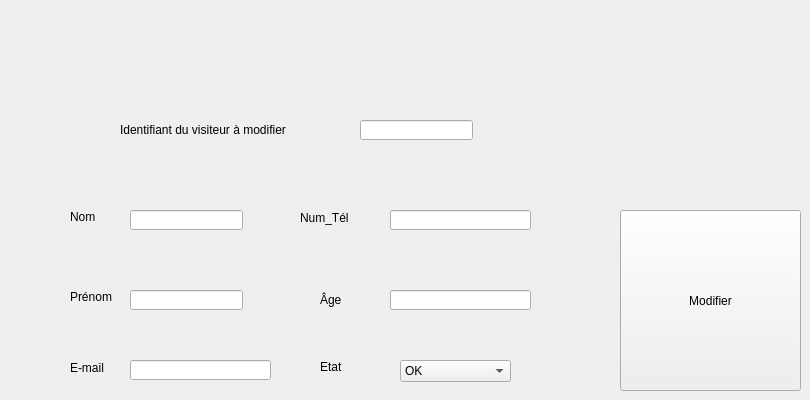
      <widget class="QWidget" name="tab_5">
       <attribute name="title">
        <string>Modifier</string>
       </attribute>
       <widget class="QLabel" name="label_20">
        <property name="geometry">
         <rect>
          <x>120</x>
          <y>120</y>
          <width>201</width>
          <height>20</height>
         </rect>
        </property>
        <property name="text">
         <string>Identifiant du visiteur à modifier</string>
        </property>
       </widget>
       <widget class="QLineEdit" name="modifier_id_v">
        <property name="geometry">
         <rect>
          <x>360</x>
          <y>120</y>
          <width>113</width>
          <height>20</height>
         </rect>
        </property>
       </widget>
       <widget class="QLabel" name="label_21">
        <property name="geometry">
         <rect>
          <x>300</x>
          <y>210</y>
          <width>61</width>
          <height>16</height>
         </rect>
        </property>
        <property name="text">
         <string>Num_Tél</string>
        </property>
       </widget>
       <widget class="QLineEdit" name="modifier_prenom">
        <property name="geometry">
         <rect>
          <x>130</x>
          <y>290</y>
          <width>113</width>
          <height>20</height>
         </rect>
        </property>
        <property name="contextMenuPolicy">
         <enum>Qt::PreventContextMenu</enum>
        </property>
       </widget>
       <widget class="QLabel" name="label_22">
        <property name="geometry">
         <rect>
          <x>70</x>
          <y>210</y>
          <width>47</width>
          <height>13</height>
         </rect>
        </property>
        <property name="text">
         <string>Nom</string>
        </property>
       </widget>
       <widget class="QLabel" name="label_23">
        <property name="geometry">
         <rect>
          <x>70</x>
          <y>360</y>
          <width>61</width>
          <height>16</height>
         </rect>
        </property>
        <property name="text">
         <string>E-mail</string>
        </property>
       </widget>
       <widget class="QPushButton" name="pb_modifier">
        <property name="enabled">
         <bool>true</bool>
        </property>
        <property name="geometry">
         <rect>
          <x>620</x>
          <y>210</y>
          <width>181</width>
          <height>181</height>
         </rect>
        </property>
        <property name="text">
         <string>Modifier</string>
        </property>
       </widget>
       <widget class="QLabel" name="label_24">
        <property name="geometry">
         <rect>
          <x>320</x>
          <y>290</y>
          <width>71</width>
          <height>20</height>
         </rect>
        </property>
        <property name="text">
         <string>Âge</string>
        </property>
       </widget>
       <widget class="QLabel" name="label_25">
        <property name="geometry">
         <rect>
          <x>70</x>
          <y>290</y>
          <width>47</width>
          <height>13</height>
         </rect>
        </property>
        <property name="text">
         <string>Prénom</string>
        </property>
       </widget>
       <widget class="QLineEdit" name="modifier_nom">
        <property name="geometry">
         <rect>
          <x>130</x>
          <y>210</y>
          <width>113</width>
          <height>20</height>
         </rect>
        </property>
       </widget>
       <widget class="QLineEdit" name="modifier_tel">
        <property name="geometry">
         <rect>
          <x>390</x>
          <y>210</y>
          <width>141</width>
          <height>20</height>
         </rect>
        </property>
        <property name="contextMenuPolicy">
         <enum>Qt::PreventContextMenu</enum>
        </property>
        <property name="text">
         <string/>
        </property>
       </widget>
       <widget class="QLineEdit" name="modifier_email">
        <property name="geometry">
         <rect>
          <x>130</x>
          <y>360</y>
          <width>141</width>
          <height>20</height>
         </rect>
        </property>
        <property name="contextMenuPolicy">
         <enum>Qt::PreventContextMenu</enum>
        </property>
        <property name="text">
         <string/>
        </property>
       </widget>
       <widget class="QLineEdit" name="modifier_age">
        <property name="geometry">
         <rect>
          <x>390</x>
          <y>290</y>
          <width>141</width>
          <height>20</height>
         </rect>
        </property>
        <property name="contextMenuPolicy">
         <enum>Qt::PreventContextMenu</enum>
        </property>
        <property name="text">
         <string/>
        </property>
       </widget>
       <widget class="QLabel" name="label_26">
        <property name="geometry">
         <rect>
          <x>320</x>
          <y>360</y>
          <width>47</width>
          <height>13</height>
         </rect>
        </property>
        <property name="text">
         <string>Etat</string>
        </property>
       </widget>
       <widget class="QComboBox" name="le_etat_2">
        <property name="geometry">
         <rect>
          <x>400</x>
          <y>360</y>
          <width>111</width>
          <height>22</height>
         </rect>
        </property>
        <item>
         <property name="text">
          <string>OK</string>
         </property>
        </item>
        <item>
         <property name="text">
          <string>handicape</string>
         </property>
        </item>
        <item>
         <property name="text">
          <string>enfant_inaccompagne</string>
         </property>
        </item>
        <item>
         <property name="text">
          <string>visiteur_fidele</string>
         </property>
        </item>
       </widget>
      </widget>
